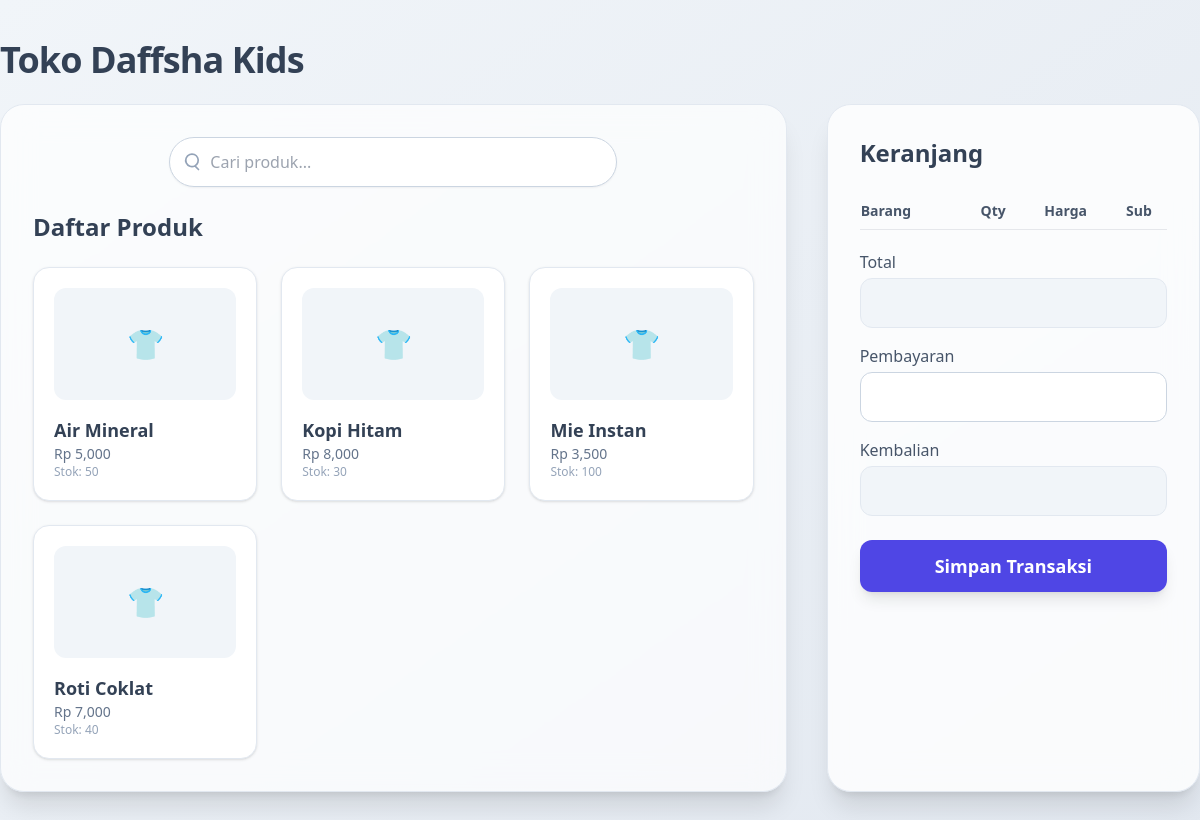
Screenshot of /kasir/ui/index.php with the database file from the repository.
### tables this page shows
CREATE TABLE products (
  id INT AUTO_INCREMENT PRIMARY KEY,
  name VARCHAR(150) NOT NULL,
  price INT NOT NULL,
  stock INT NOT NULL,
  image VARCHAR(255) DEFAULT NULL,
  created_at DATETIME DEFAULT CURRENT_TIMESTAMP,
  updated_at DATETIME DEFAULT CURRENT_TIMESTAMP ON UPDATE CURRENT_TIMESTAMP
);

### kasir/logic/index.php (called while the page is built)
<?php
require "../../include/conn.php";
$products = $conn->query("SELECT * FROM products ORDER BY name ASC");

### kasir/ui/index.php (the view, shortened to what this page needs)
<?php
require "../logic/index.php";
?>
<!DOCTYPE html>
<html lang="en">
<head>
  <script src="https://cdn.tailwindcss.com"></script>
</head>
<body class="bg-gradient-to-br from-slate-100 to-slate-200 min-h-screen">
  <div class="max-w-7xl mx-auto pt-10 pb-16">
    <h1 class="text-4xl font-bold text-left text-slate-700 mb-6 tracking-tight">
      Toko Daffsha Kids
    </h1>
    <div class="grid grid-cols-3 gap-10">
      <div class="col-span-2 bg-white/70 backdrop-blur-lg p-8 rounded-3xl shadow-xl border border-slate-200">
        <div class="mb-6 relative max-w-md mx-auto">
          <div class="absolute inset-y-0 left-0 pl-3 flex items-center pointer-events-none">
          </div>
          <input type="text" id="searchInput" placeholder="Cari produk..."
            class="w-full pl-10 pr-4 py-3 rounded-full border border-slate-300 bg-white shadow-sm focus:outline-none focus:ring-2 focus:ring-indigo-400 focus:border-indigo-400 transition duration-200 text-slate-700"
            oninput="filterProducts()">
        </div>
        <h2 class="text-2xl font-semibold text-slate-700 mb-6">Daftar Produk</h2>
        <div class="grid grid-cols-3 gap-6" id="productList">
          <?php while ($p = $products->fetch_assoc()): ?>
            <div
              class="product-item h-full rounded-2xl p-5 bg-white border border-slate-200 shadow hover:shadow-xl transition cursor-pointer hover:scale-[1.02]"
              data-name="<?= strtolower($p['name']) ?>"
              onclick="addToCart(<?= $p['id'] ?>, '<?= $p['name'] ?>', <?= $p['price'] ?>)">
              <div class="w-full h-28 bg-slate-100 rounded-xl mb-4 flex items-center justify-center overflow-hidden">
                <?php
                $imgPathServer = __DIR__ . '/../../uploads/products/' . basename($p['image']);
                $imgPathUrl = 'uploads/products/' . urlencode(basename($p['image']));
                ?>
                <?php if ($p['image'] && file_exists($imgPathServer)): ?>
                  <img src="<?= $imgPathUrl; ?>"
                    alt="<?= htmlspecialchars($p['name']); ?>"
                    class="w-full h-full object-cover rounded-xl">
                <?php else: ?>
                  <span class="text-3xl">👕</span>
                <?php endif; ?>
              </div>
              <p class="font-semibold text-slate-700 text-lg"><?= $p['name'] ?></p>
              <p class="text-sm text-slate-500">Rp <?= number_format($p['price']); ?></p>
              <p class="text-xs text-slate-400" id="stock-<?= $p['id'] ?>">Stok: <?= $p['stock'] ?></p>
            </div>
          <?php endwhile; ?>
        </div>
      </div>
      <div class="bg-white/80 backdrop-blur-lg p-8 rounded-3xl shadow-xl border border-slate-200">
        <h2 class="text-2xl font-semibold text-slate-700 mb-6">Keranjang</h2>
        <form action="kasir/transaction" method="POST">
          <table class="w-full text-sm mb-4" id="cartTable">
            <thead>
              <tr class="border-b text-slate-600 font-medium">
                <th class="text-left py-2">Barang</th>
                <th>Qty</th>
                <th>Harga</th>
                <th>Sub</th>
              </tr>
            </thead>
          </table>
          <div class="mt-5">
            <label class="font-medium text-slate-600">Total</label>
            <input type="text" id="total" name="total" readonly
              class="w-full mt-1 p-3 border border-slate-200 rounded-xl bg-slate-100 font-semibold text-slate-700">
          </div>
          <div class="mt-4">
            <label class="font-medium text-slate-600">Pembayaran</label>
            <input type="number" id="payment" name="payment"
              oninput="hitungKembalian()"
              class="w-full mt-1 p-3 border border-slate-300 rounded-xl focus:ring-2 focus:ring-indigo-300">
          </div>
          <div class="mt-4">
            <label class="font-medium text-slate-600">Kembalian</label>
            <input type="text" id="change" name="change" readonly
              class="w-full mt-1 p-3 border border-slate-200 rounded-xl bg-slate-100 font-semibold text-slate-700">
          </div>
          <button type="submit"
            class="mt-6 w-full bg-indigo-600 hover:bg-indigo-700 text-white py-3 rounded-xl shadow-lg transition font-semibold text-lg">
            Simpan Transaksi
          </button>
        </form>
      </div>
    </div>
  </div>
</body>
</html>

### rows the page displays
products: name "Air Mineral", price "5,000", stock "50"
products: name "Kopi Hitam", price "8,000", stock "30"
products: name "Mie Instan", price "3,500", stock "100"
products: name "Roti Coklat", price "7,000", stock "40"
